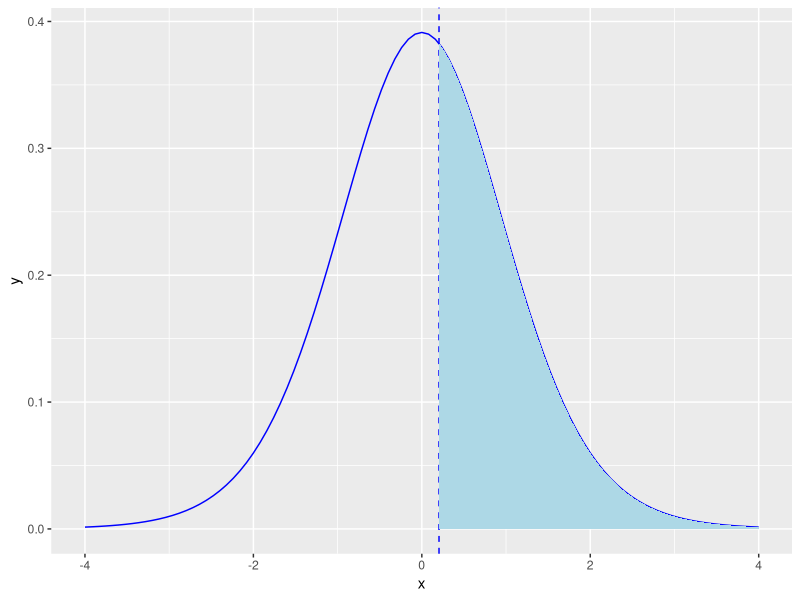
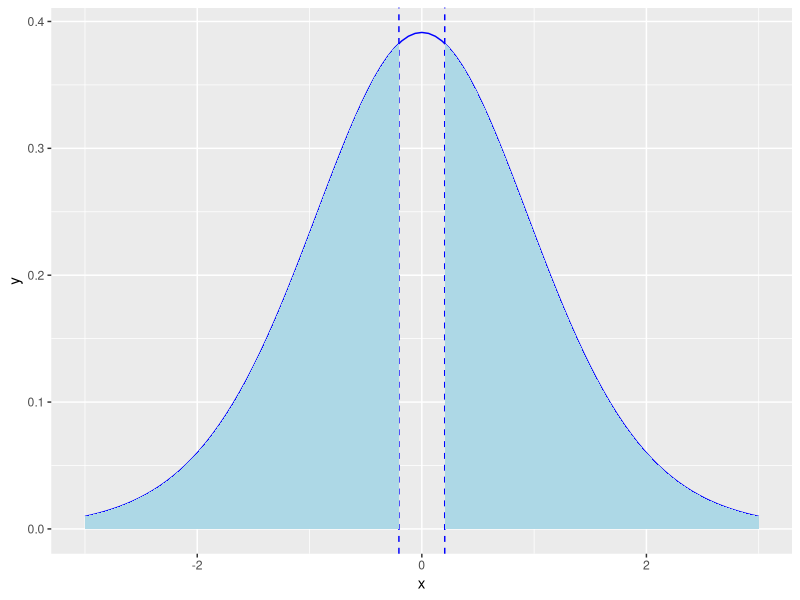
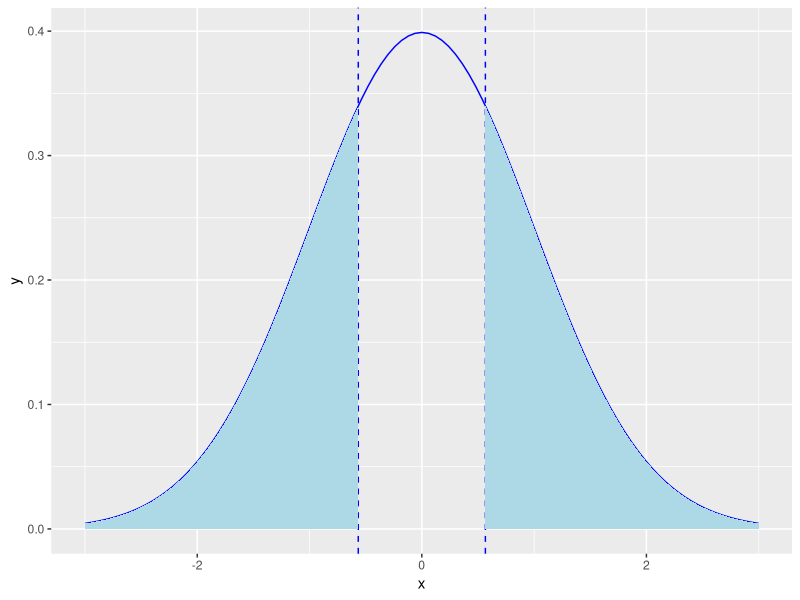

These figures' R source, in order:
## ---- chunk 1

library(ggplot2)

ggplot(data.frame(x = c(-4,4)), aes(x)) + 
  geom_vline(xintercept = 0.204, linetype=2, colour="blue") +
  stat_function(fun = dt, colour="blue", args = list(df=13)) +
  geom_area(stat = "function", fun = dt, fill = "lightblue", xlim = c(0.204, 4), args = list(df=13)) 

## ---- chunk 2
pt(0.204, df=13, lower.tail = FALSE)
## ---- chunk 3

ggplot(data.frame(x = c(-3,3)), aes(x)) + 
  geom_vline(xintercept = 0.204, linetype=2, colour="blue") +
  geom_vline(xintercept = -0.204, linetype=2, colour="blue") +
  stat_function(fun = dt, colour="blue", args = list(df=13)) +
  geom_area(stat = "function", fun = dt, fill = "lightblue", xlim = c(0.204, 3), args = list(df=13)) +
  geom_area(stat = "function", fun = dt, fill = "lightblue", xlim = c(-3, -0.204), args = list(df=13))

## ---- chunk 4
2*pt(0.204, df=13, lower.tail = FALSE)
## ---- chunk 5
newborns <- c(452, 470, 431, 448, 467, 377, 344, 449, 440, 457, 471, 463, 405, 377)
## ---- chunk 6
t.test(newborns, alternative = "two.sided", mu=430, conf.level = 0.95)
## ---- chunk 7

ggplot(data.frame(x = c(-3,3)), aes(x)) + 
  geom_vline(xintercept = 0.566, linetype=2, colour="blue") +
  geom_vline(xintercept = -0.566, linetype=2, colour="blue") +
  stat_function(fun = dnorm, colour="blue") +
  geom_area(stat = "function", fun = dnorm, fill = "lightblue", xlim = c(0.566, 3)) +
  geom_area(stat = "function", fun = dnorm, fill = "lightblue", xlim = c(-3, -0.566))



p.val = 2*pnorm(-0.566)
p.val = 0.571


## ---- chunk 8
prop.test(96, 200, alternative = "two.sided", correct = FALSE)
